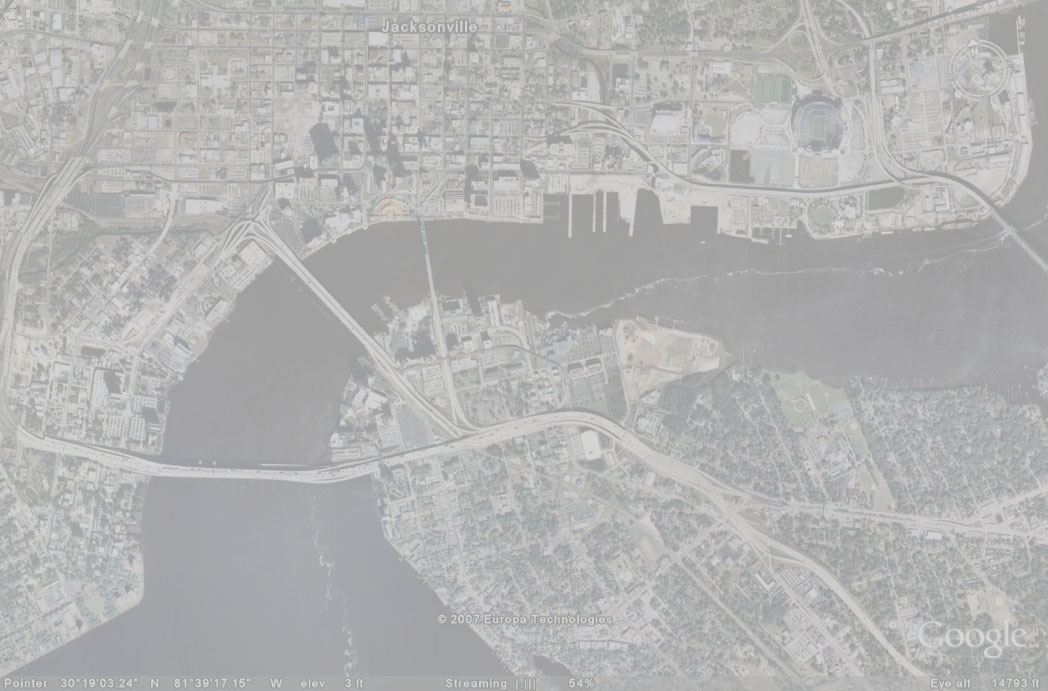
#> input picture 2-image-enhancement/images/satellite.jpg, 1048 x 691 px
$ jupyter execute --allow-errors 2-enhancement-supplementary.ipynb   (older library calls are emulated)
#> lines starting #> are read from the running program, lines starting #| are printed output that depends on the picture
# **Introduction to Image Processing**

** Dear students this is your first assignment in Image processing course, in the context of this assignment you have to:**
* **complete `2-enhancement.ipynb` up to section 2.7**
* **complete this notebook `2-enhancement-supplementary.ipynb`**
* **add your changes, commit and push your completed assignment to your github repo**

`2-enhancement-supplememtary.ipynb` provides more information on section 2.7

## 2.7 Your own implementation

### Q.1 Import the required libraries and functions

[cell 1]

### import the libraries you think its necessary for your task
import matplotlib.pyplot as plt
from matplotlib import cm

# Numpy library
import numpy as np

from skimage import io

from skimage import exposure
import skimage

### Q.2 Contrast streching

** Define your function which stretch the image contrast, `cont_str`, using minimum and maximum values from the image **

**This function should accept the input image, calculates the minimum and maximum and rescales the intensities.**

** Return the image as uint8 **

[cell 2]
def cont_str(x):
    max_i = np.max(x)
    min_i = np.min(x)
    print (max_i)
    print(min_i)
    return ((x-min_i)*(256/(max_i - min_i))).astype(np.uint8)

**Use your function to transform the  gray version of `satellite.jpg` image (ubyte format), show the original image and the transformed image and their histogram**

[cell 3]
satellite_img = skimage.img_as_ubyte(io.imread('./images/satellite.jpg', as_grey=True))
#> satellite_img: shape (691, 1048); min 145, max 226, mean 179.1

plt.figure()
io.imshow(satellite_img,cmap=cm.Greys_r)

plt.figure()
bins, bins_c = np.histogram(satellite_img, 256)
#> bins = 256 values, max 35264 at index 56, min 0 at index 1, mean 2828.8; bins_c = 257 values from 145 to 226
plt.plot(bins)


plt.figure()
x = cont_str(satellite_img)
#> in cont_str, `max_i = np.max(x)`: max_i = 226
#> in cont_str, `min_i = np.min(x)`: min_i = 145
#| 226
#| 145
#> in cont_str, `return ((x-min_i)*(256/(max_i - min_i))).astype(np.uint8)`:
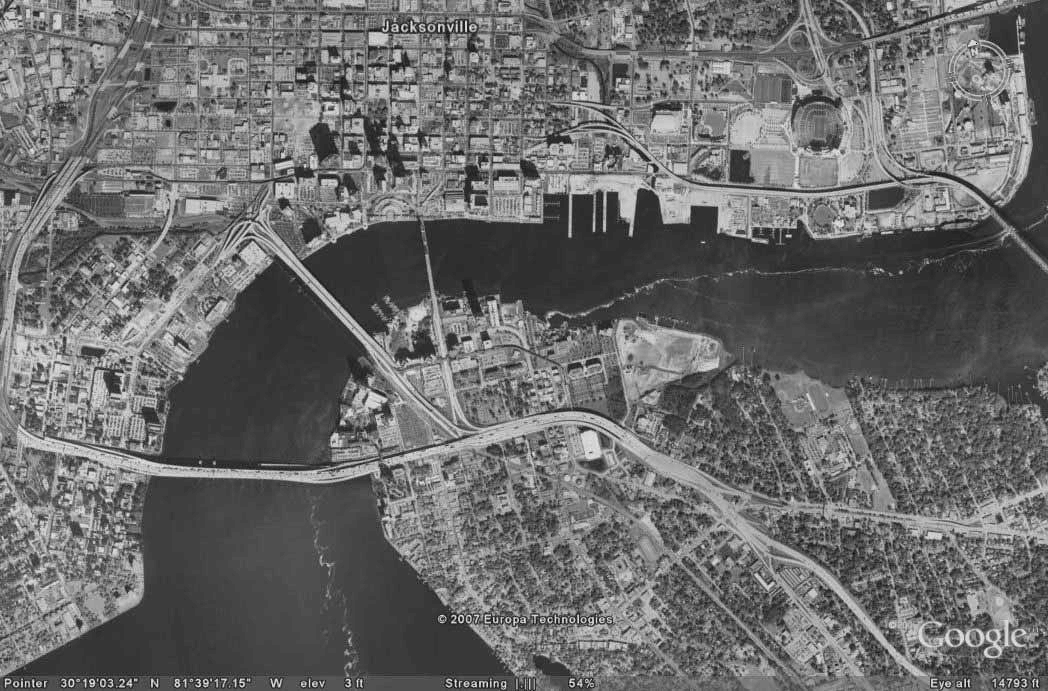
#> returned value: shape (691, 1048); min 0, max 246, mean 107.4
io.imshow(x)
plt.figure()
bins, bins_c = np.histogram(x, 256)
#> bins = 256 values, max 35264 at index 58, min 0 at index 1, mean 2828.8; bins_c = 257 values from 0 to 246
plt.plot(bins)
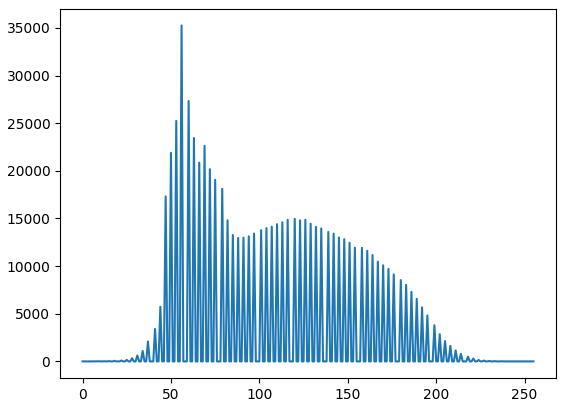
#> figure drawn by matplotlib, 1 panel; curve peaks at x = 56, y = 35264
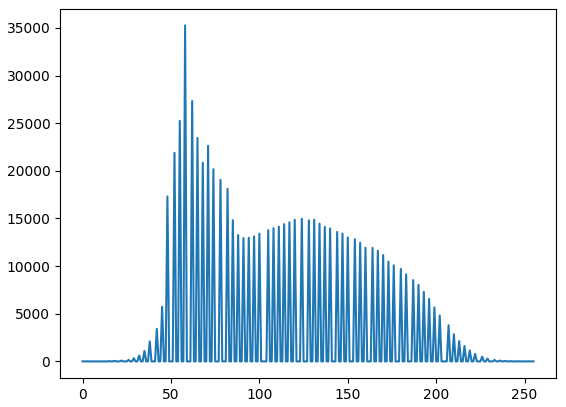
#> figure drawn by matplotlib, 1 panel; curve peaks at x = 58, y = 35264

### Q.3 Histogram equalization
Histogram equalization can be used to enhance the contrast in images.

The idea behind the histogram equalization process is that each gray level should have an equal contribution in the image. The function allowing such transformation is in fact the cumulative density function.

**Define your own histgram equalization function, `hist_eq`**

**This function should accpet the image, max_int and min_int and return the transformed image and its cdf**

[cell 4]
def hist_eq(im, min_i, max_i):

    # image histogram
    histogram, bins = np.histogram(im.flatten(), bins = max_i - min_i, normed=True)
    cdf = histogram.cumsum() # cumulative distribution function
    cdf = 255 * cdf / cdf[-1] # normalize

    # using linear interpolation of cdf to find new pixel values
    image_eq = np.interp(im.flatten(), bins[:-1], cdf)

    return image_eq.reshape(im.shape), cdf

** Use your function to transform the gray version of `satellite.jpg` image again in ubyte format**

** max_int = 255, min_int = 0 **

[cell 5]
#Histogram equalization...
satellite_img =io.imread('./images/satellite.jpg', as_grey=True)
#> satellite_img: shape (691, 1048) float64; min 0.569, max 0.886, mean 0.703
# Show the magnitude of image and its histogram
plt.figure()
io.imshow(satellite_img)
plt.figure()
n, bins, patches = plt.hist(satellite_img.flatten(), 256, range=(0., 1.), normed=1, histtype='stepfilled')
#> n = 256 values, max 12.49 at index 163, min 0 at index 0, mean 1; bins = 257 values from 0 to 1; patches = 1 item

satellite_img_float_eq, aux = hist_eq(satellite_img, 0, 256)
#> in hist_eq, `histogram, bins = np.histogram(im.flatten(), bins = max_i - min_i, nor..`: histogram = 256 values, max 23.69 at index 60, min 0 at index 1, mean 3.15; bins = 257 values from 0.569 to 0.886
#> in hist_eq, `cdf = histogram.cumsum()`: cdf = 256 values from 0.00223 to 806.7
#> in hist_eq, `cdf = 255 * cdf / cdf[-1]`: cdf = 256 values from 0.000704 to 255
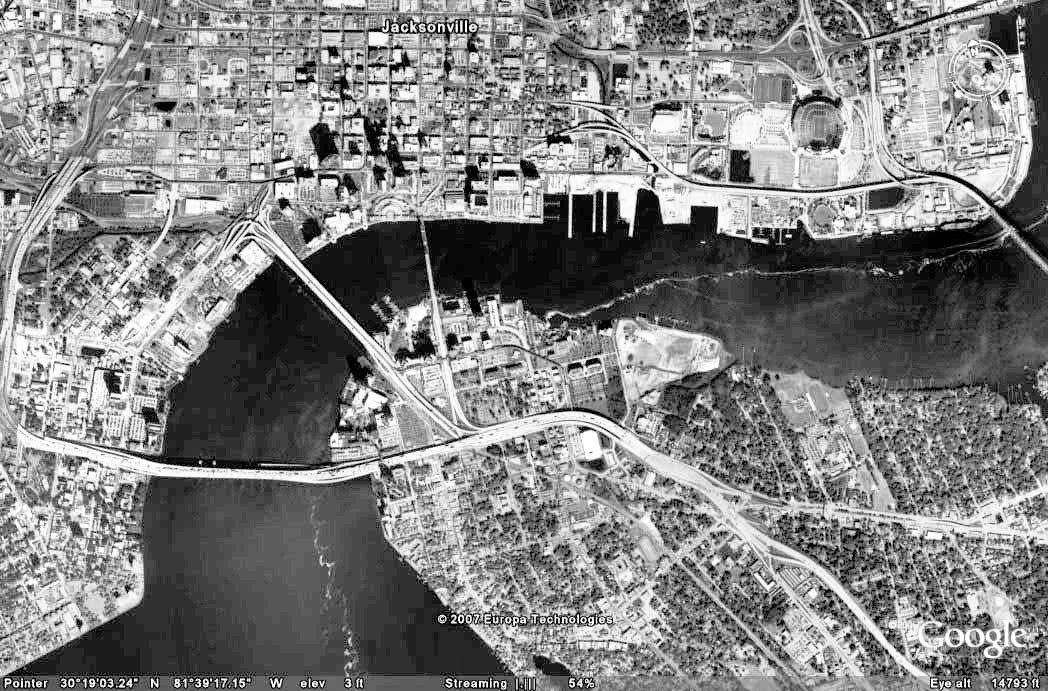
#> satellite_img_float_eq: shape (691, 1048) float64; min 0.000704, max 255, mean 129.6
#> aux = 256 values from 0.000704 to 255

# Show the magnitude of image and its histogram
plt.figure()
io.imshow(satellite_img_float_eq, cmap=cm.Greys_r)

plt.figure()
#> (the rest of this cell did not finish here and is left out)

**Show the transformed image and its histogram**

### Q.4 Histogram matching

** In this section we will perform histogram matching, the `hist_match` function is mostly defined here**
** `hist_match` uses the function that should define the Q.3 `hist_eq`, check the comments in the code as well **

** Explain the process of histogram matching in your own words**

[cell 6]
def find_inverse_mapping(mapping):
    # Initialise the inverse
    inv_mapping = np.zeros(mapping.shape)
    # Find the index that we can affect for sure
    idx_inv_map = np.unique(mapping)

    # For each index
    for idx in idx_inv_map:
        # Find the corresponding index value
        int_val = np.where(mapping == idx)[0][0]
        # Affect this value for the inverse mapping
        inv_mapping[idx] = int_val

    # Find the first index which is not zero
    first_elt_idx = np.nonzero(inv_mapping)[0][0]
    for i, elt in enumerate(inv_mapping[first_elt_idx:-1]):
        if (elt == 0):
            inv_mapping[i + first_elt_idx] = inv_mapping[i + first_elt_idx - 1]

    return inv_mapping.astype('uint8')

[cell 7]
def hist_match(img, pdf_to_fit, min_int, max_int):
    # Equalize img

    ## hist_eq is actually the function that you should implement in the previous Question
    img_eq, cdf_eq = hist_eq(img, min_int, max_int)


    # We need to make the matching now
    ## Compute the transform G

    ### Compute the cdf
    cdf = np.cumsum(pdf_to_fit)

    ### Multiply the cdf by the number of gray values
    cdf_real = cdf * float(max_int)
    ### Round the cdf
    G = np.floor(cdf_real).astype('int')

    ## But we need the inverse
    G_1 = find_inverse_mapping(G)

    img_match = np.zeros((img_eq.shape[0], img_eq.shape[1]))
    for i in range (np.shape(img_eq)[0]):
        for j in range (np.shape(img_eq)[1]):
            img_match[i][j] = G_1[int(img_eq[i][j])]

    return img_match

**Creating a manual pdf following a gaussian distribution**

[cell 8]
from scipy.stats import norm

#> (the rest of this cell did not finish here and is left out)

**Use the defined function to match the histogram of gray version of satellite image to `pdf_to_fit`**

[cell 9]
from scipy.stats import norm
img = io.imread('./images/satellite.jpg', as_grey=True)
satellite_img=skimage.img_as_ubyte(img)
max_img=np.amax(satellite_img)
#> max_img = 226
x = np.arange(256)
pdf_to_fit = norm.pdf(x, max_img/2, 30)
#> pdf_to_fit = 256 values, max 0.0133 at index 113, min 1.81e-07 at index 255, mean 0.00391

plt.figure()
plt.plot(pdf_to_fit)


satellite_matched=hist_match(satellite_img, pdf_to_fit, satellite_img.min(), satellite_img.max())
#> in hist_match, `img_eq, cdf_eq = hist_eq(img, min_int, max_int)`: cdf_eq = 81 values from 0.000704 to 255
#> in hist_match, `cdf = np.cumsum(pdf_to_fit)`: cdf = 256 values from 1.1e-05 to 1
#> in hist_match, `cdf_real = cdf * float(max_int)`: cdf_real = 256 values from 0.00249 to 226
#> in hist_match, `G = np.floor(cdf_real).astype('int')`: G = 256 values from 0 to 225
#> in find_inverse_mapping, `idx_inv_map = np.unique(mapping)`: idx_inv_map = 120 values from 0 to 225
#> the loop in find_inverse_mapping, `for idx in idx_inv_map:` made 120 passes
#> (idx, int_val) on passes 24 to 35: (25, 76), (26, 77), (28, 78), (29, 79), (31, 80), (33, 81), (34, 82), (36, 83), (38, 84), (40, 85), (42, 86), (44, 87)
#> int_val on passes 1 to 6: 0, 35, 42, 47, 50, 53
#> after the loop in find_inverse_mapping, `for idx in idx_inv_map:`: inv_mapping = 256 values, max 192 at index 225, min 0 at index 0, mean 52.54
#> in find_inverse_mapping, `first_elt_idx = np.nonzero(inv_mapping)[0][0]`: first_elt_idx = 1
#> the loop in find_inverse_mapping, `for i, elt in enumerate(inv_mapping[first_elt_idx:-1]):` made 254 passes
#> after the loop in find_inverse_mapping, `for i, elt in enumerate(inv_mapping[first_elt_idx:-1]):`: inv_mapping = 256 values, max 192 at index 225, min 0 at index 0, mean 120.7
#> in hist_match, `G_1 = find_inverse_mapping(G)`: G_1 has the same summary as inv_mapping in find_inverse_mapping
#> after the loop in hist_match, `for i in range (np.shape(img_eq)[0]):`:
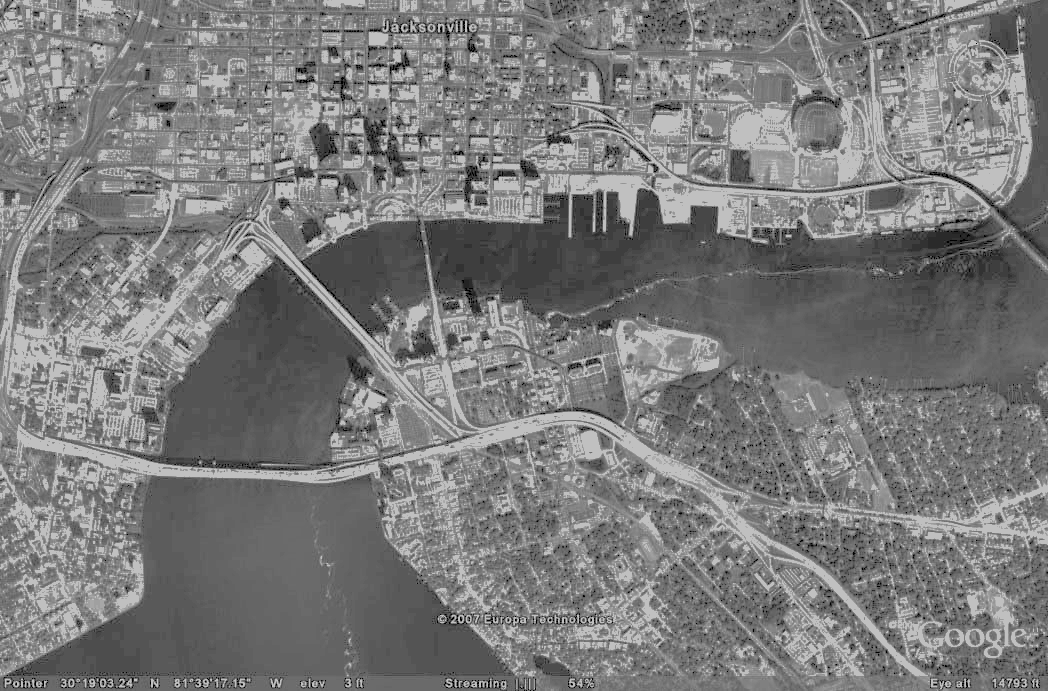
#> img_match: shape (691, 1048) float64; min 0, max 192, mean 122.8

fig, axes=plt.subplots(nrows=1, ncols=2, figsize=(15,5))
ax0, ax1= axes.ravel()
ax0.imshow(satellite_img, cmap=cm.gray)
bins, bins_c=np.histogram(satellite_img, 256)
#> bins = 256 values, max 35264 at index 56, min 0 at index 1, mean 2828.8; bins_c = 257 values from 145 to 226
ax1.plot(bins_c[1:], bins)


fig, axes=plt.subplots(nrows=1, ncols=2, figsize=(15,5))
ax0, ax1= axes.ravel()
ax0.imshow(satellite_matched, cmap=cm.gray)

bins, bins_c=np.histogram(satellite_matched, 256)
#> bins = 256 values, max 93801 at index 255, min 0 at index 1, mean 2828.8; bins_c = 257 values from 0 to 192
ax1.plot(bins_c[1:], bins)
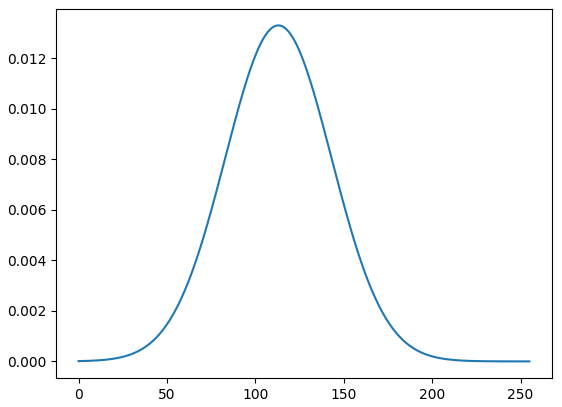
#> figure drawn by matplotlib, 1 panel; curve peaks at x = 113, y = 0.0133
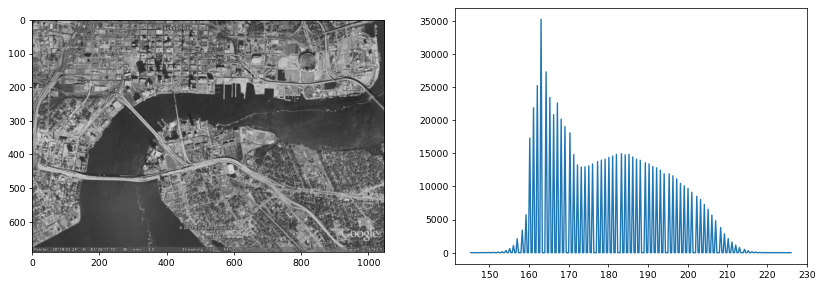
#> figure drawn by matplotlib, 2 panels; panel 2: curve peaks at x = 163, y = 35264
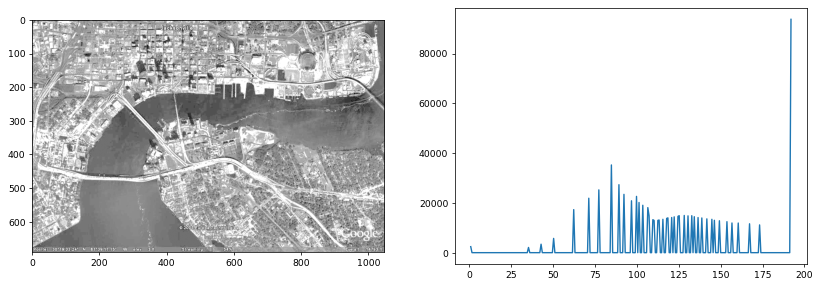
#> figure drawn by matplotlib, 2 panels; panel 2: curve peaks at x = 192, y = 93801
